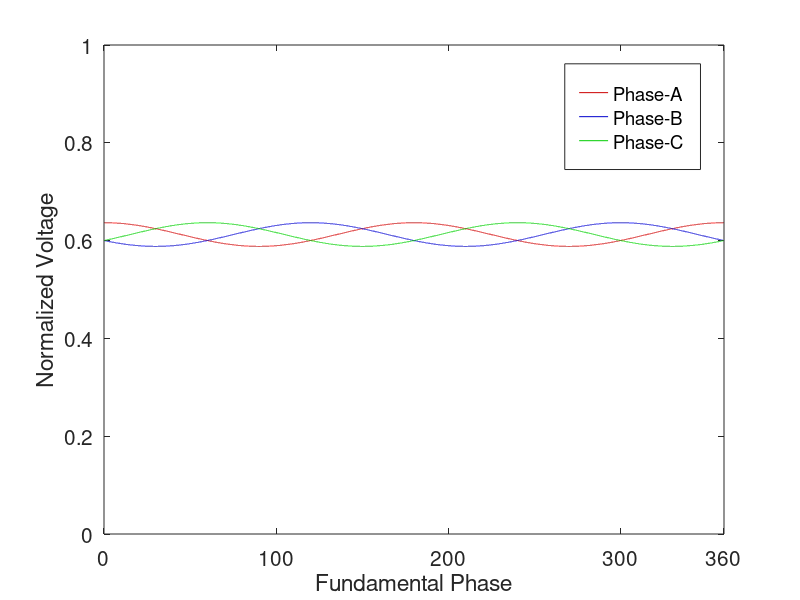
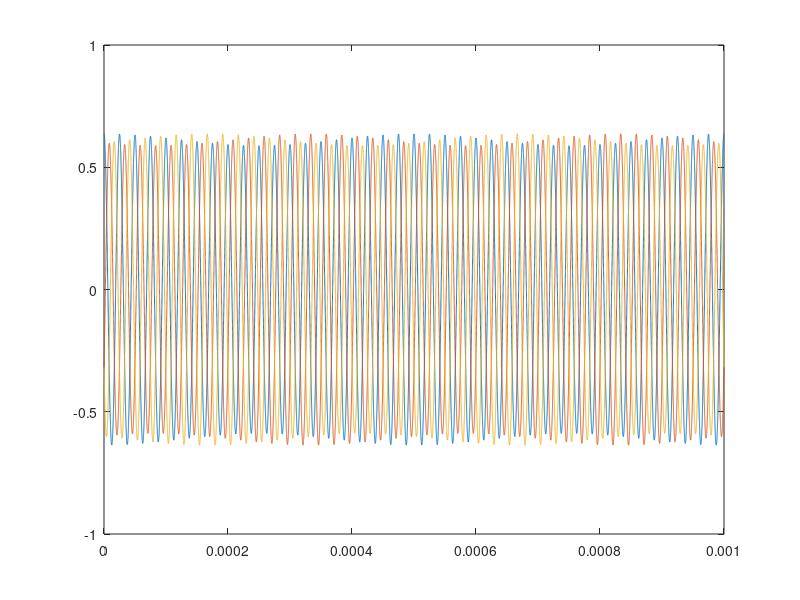
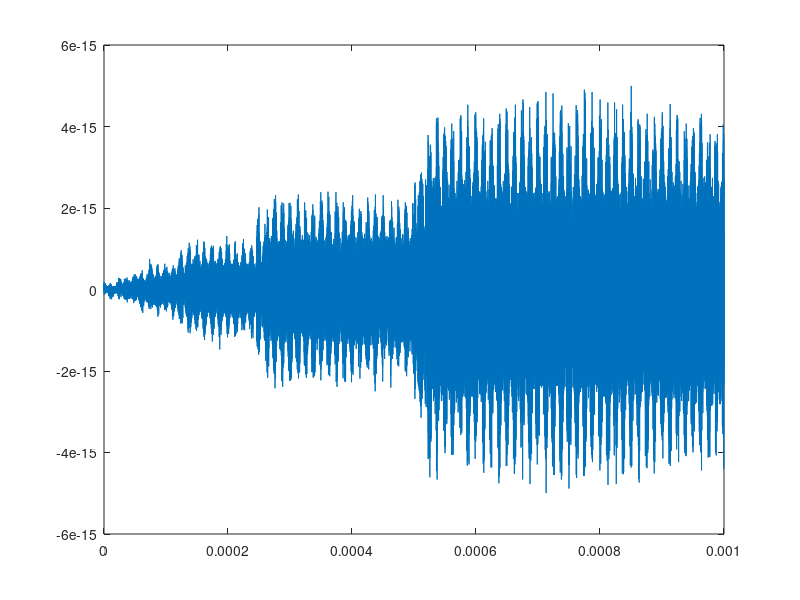
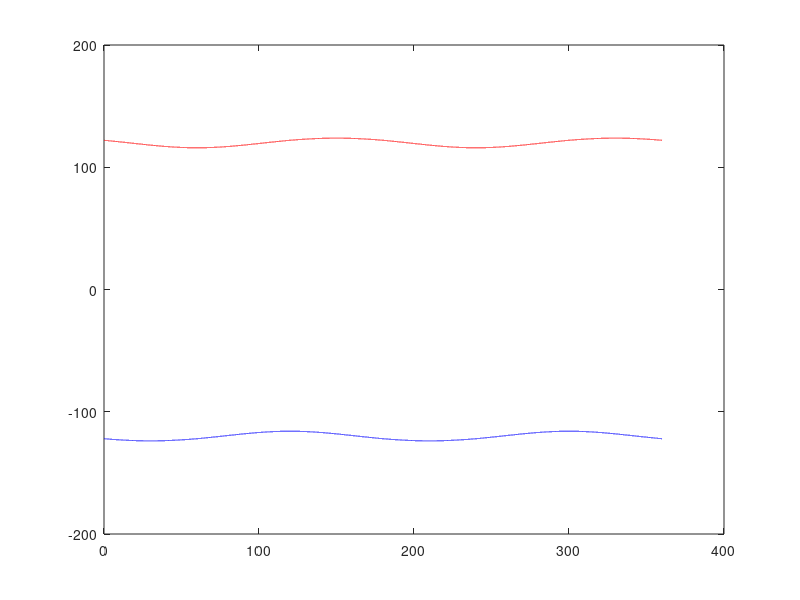

Recreate these plots in MATLAB, in order.
fo=1e3;
fs=40e3;
ma=0.25;

DA_tot=[];
DB_tot=[];
DC_tot=[];
SA_fs_tot= [];
SB_fs_tot= [];
SC_fs_tot= [];

PhiB_tot=[];
PhiC_tot=[];

time_tot= 0:1/fs/1000:1/fo;
i=0;

PhiB=0;
PhiC=0;
SA_fs_mag_x=[];
SB_fs_mag_x=[];
SC_fs_mag_x=[];

for time=time_tot
 
DA= (1+ma*sin(2*pi*fo.*time))/2;
DB= (1+ma*sin(2*pi*fo.*time-2*pi/3))/2;
DC= (1+ma*sin(2*pi*fo.*time+2*pi/3))/2;


if i ==  0
SA_fs_mag= abs((2/pi).*sin(pi.*DA));
SB_fs_mag= abs((2/pi).*sin(pi.*DB));
SC_fs_mag= abs((2/pi).*sin(pi.*DC));

SA_fs_mag_x=[SA_fs_mag_x SA_fs_mag];
SB_fs_mag_x=[SB_fs_mag_x SB_fs_mag];
SC_fs_mag_x=[SC_fs_mag_x SC_fs_mag];

if abs(SA_fs_mag-SB_fs_mag) < SC_fs_mag && SC_fs_mag < (SA_fs_mag+SB_fs_mag)
    
cos_x= (-SC_fs_mag^2+SA_fs_mag^2+SB_fs_mag^2)/(2*SA_fs_mag*SB_fs_mag);
x=acos(cos_x);
PhiB=pi-x;

sin_y=SB_fs_mag*sin(x)/SC_fs_mag;
y=asin(sin_y);
PhiC=y-pi;

elseif SA_fs_mag> SB_fs_mag && SA_fs_mag> SB_fs_mag 
PhiB=pi;
PhiC=pi;
elseif SB_fs_mag> SA_fs_mag && SB_fs_mag> SC_fs_mag 
PhiB=pi;
PhiC=0;
elseif  SC_fs_mag> SA_fs_mag && SC_fs_mag> SB_fs_mag 
PhiB=0;
PhiC=pi;
else 
PhiB=pi/3;
PhiC=pi/3;   
end
i=0;
else 
i=i+1
end


SA_fs= (2/pi).*sin(pi.*DA).*cos(2*pi*fs.*time);
SB_fs= (2/pi).*sin(pi.*DB).*cos(2*pi*fs.*time-PhiB);
SC_fs= (2/pi).*sin(pi.*DC).*cos(2*pi*fs.*time-PhiC);

PhiB_tot=[PhiB_tot PhiB];
PhiC_tot=[PhiC_tot PhiC];


DA_tot=[DA_tot DA];
DB_tot=[DB_tot DB];
DC_tot=[DC_tot DC];

SA_fs_tot= [SA_fs_tot SA_fs];
SB_fs_tot= [SB_fs_tot SB_fs];
SC_fs_tot= [SC_fs_tot SC_fs];

end
%%
figure1 = figure;

% Create axes
axes1 = axes('Parent',figure1);
hold(axes1,'on');

plot(time_tot*fo*360,SA_fs_mag_x,'DisplayName','Phase-A','color', [0.8 0 0]);
hold on;
plot(time_tot*fo*360,SB_fs_mag_x,'DisplayName','Phase-B','color', [0 0 0.8]);
hold on;
plot(time_tot*fo*360,SC_fs_mag_x,'DisplayName','Phase-C','color', [0 0.8 0]);
hold on;

xlim([0 360])
ylim([0 1])

ylabel({'Normalized Voltage'});

% Create xlabel
xlabel({'Fundamental Phase'});

% Uncomment the following line to preserve the X-limits of the axes
% xlim(axes1,[0 360]);
box(axes1,'on');
hold(axes1,'off');
% Set the remaining axes properties

legend1 = legend(axes1,'show');
set(legend1,...
    'Position',[0.70595238334721 0.717460322356413 0.169642854801246 0.17619047129438]);

set(axes1,'FontSize',15,'XTick',[0 100 200 300 360]);


%%
figure();
plot(time_tot,SA_fs_tot)
hold on;
plot(time_tot,SB_fs_tot)
hold on;
plot(time_tot,SC_fs_tot)
hold on;
%%
figure();
plot(time_tot, (SA_fs_tot+SB_fs_tot+SC_fs_tot)/3)
hold on;
% plot(time_tot, (SA_fs_tot-SB_fs_tot)/sqrt(3))
hold on;

%%

figure();
% plot(time,SA_fs)
% hold on;
% plot(time,SB_fs)
% hold on;
% plot(time,SC_fs)
% hold on;
plot(time_tot*fo*360, PhiB_tot*180/pi,'r')
hold on;
plot(time_tot*fo*360, PhiC_tot*180/pi,'b')
hold on;
% plot(time_tot*fo*360, (PhiB_tot+PhiC_tot)*180/pi,'b')
hold on;
ylim([-200 200])
